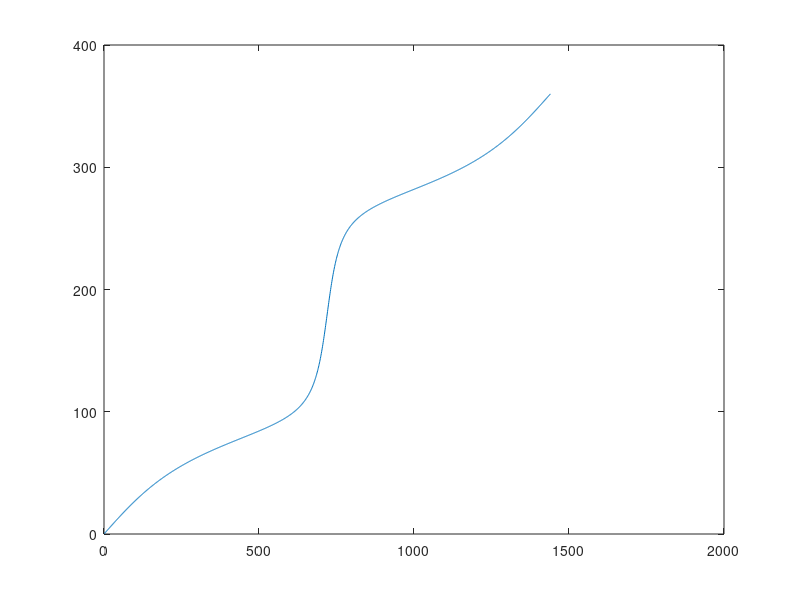

Write the MATLAB code that produced this figure.
%% Solar Angle Calculator
% Darren Cattle 11/24/2014
% This will calculate solar azimuth and zenith over a day.
% Output will go into a table format.
% Only required definitions are day of year and latitude.

%%
% clear your workspace
clc
clear
%% Definitions
day = 180; % 180 = June 29th
latitude = 30.25; % 30.25 = Austin, TX
%% Direction of Beam Radiation
answer = zeros(24*60,5);
% Hour Loop
for i = 0:23
% Minute Loop
    for j = 1:60
        hour = i;
        min = j;
        B = (day-1)*360/365.242;
        E = 229.18*(0.000075+0.001868*cosd(B)...
            -0.032077*sind(B)-0.014615*cosd(2*B)-0.040849*sind(2*B));
        decl = 23.45*sind(360*(284+day)/365.242);
        hourangle = 15*(hour*60+min-720)/60;
        czenith = cosd(latitude)*cosd(decl)*cosd(hourangle)+sind(latitude)*sind(decl);
            zenith = acosd(czenith);
        cazimuth = -(sind(latitude)*czenith-sind(decl))/(cosd(latitude)*sind(zenith));
            azimuth = 180-acosd(cazimuth);
        wew = acosd(tand(decl)/tand(latitude));
        C1 = -1;
        C2 = -1;
        C3 = -1;
        if(abs(hourangle)<= wew)
            C1=1;
        else
            C1=-1;
        end
        if(latitude-decl>=0)
            C2=1;
        else
            C2=-1;
        end 
        if(hourangle>=0)
            C3=1;
        else
            C3=-1;
        end
        prime = asind(sind(hourangle)*cosd(decl)/sind(zenith));
        ys=C1*C2*prime+C3*(1-C1*C2)*90;
        A = ys+180; % Final Azimuth from North Clockwise
        Z = 90-zenith; % Final Angle from Horizontal Ground
        answer(i*60+j,1) = day;
        answer(i*60+j,2) = hour;
        answer(i*60+j,3) = min;
        answer(i*60+j,4) = Z;
        answer(i*60+j,5) = A;
    end
end
% Display Answer
answer
% Display Plots
plot(answer(1:1440,5));